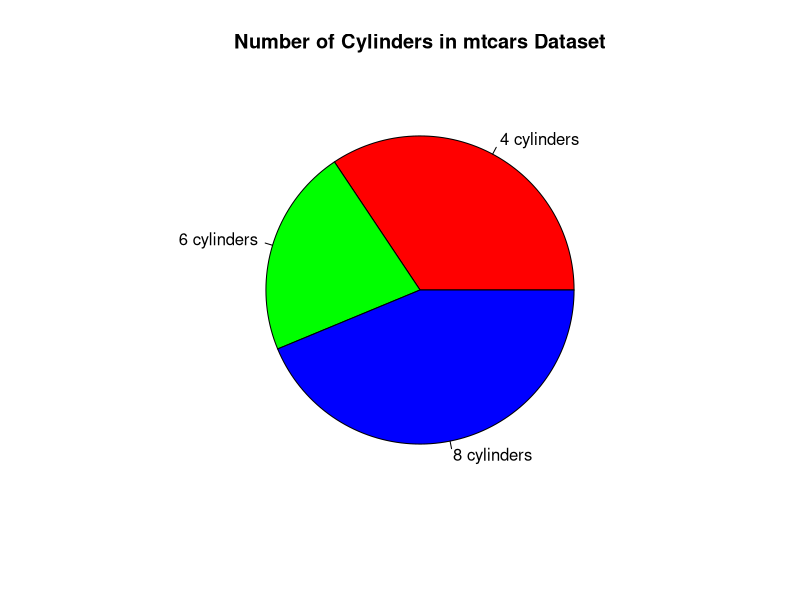
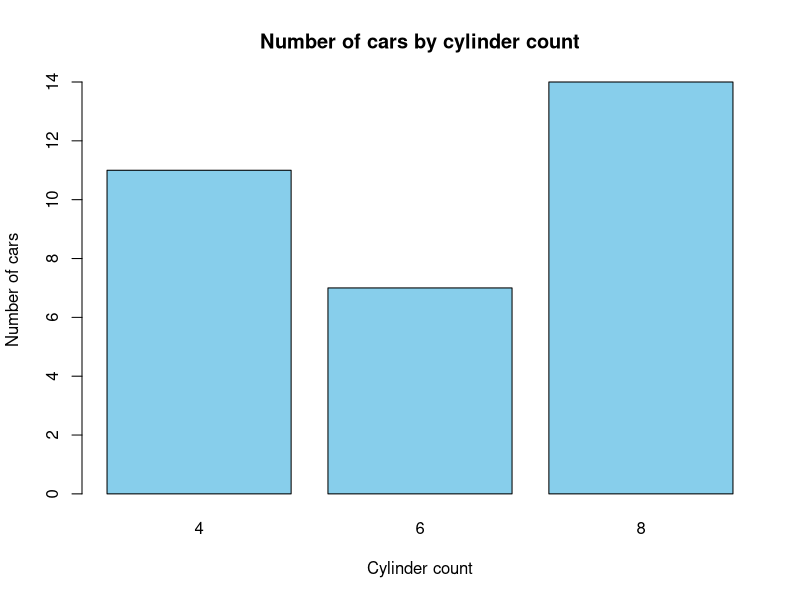
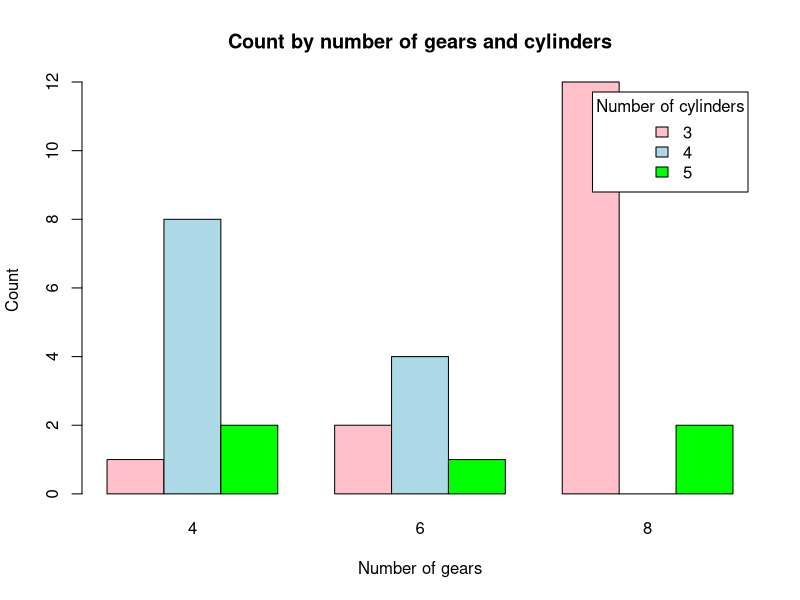
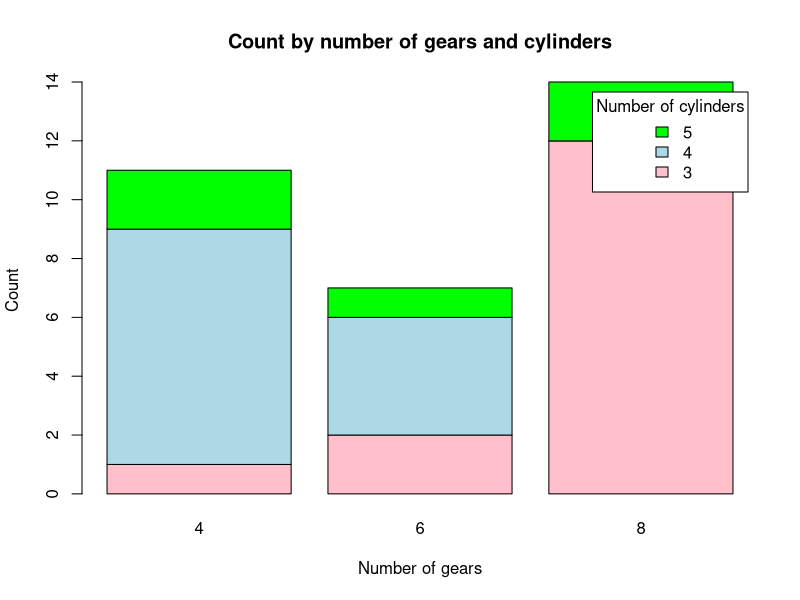
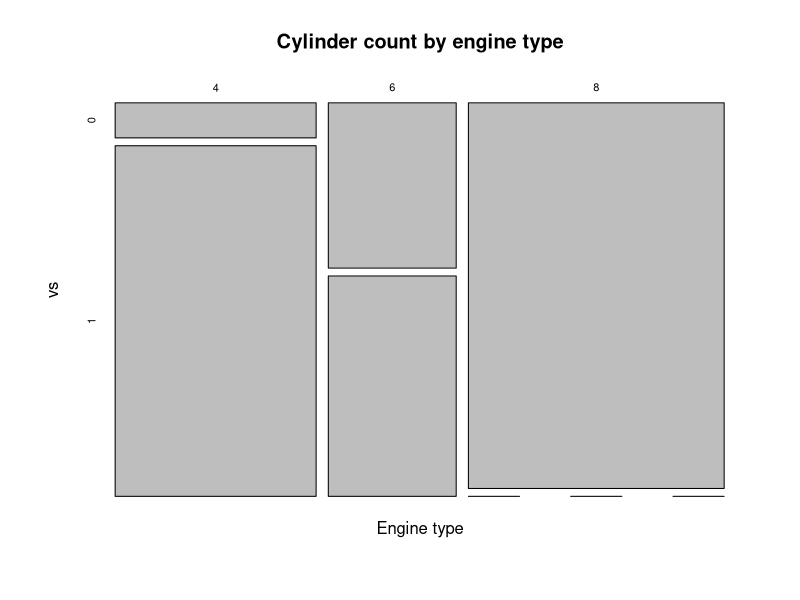
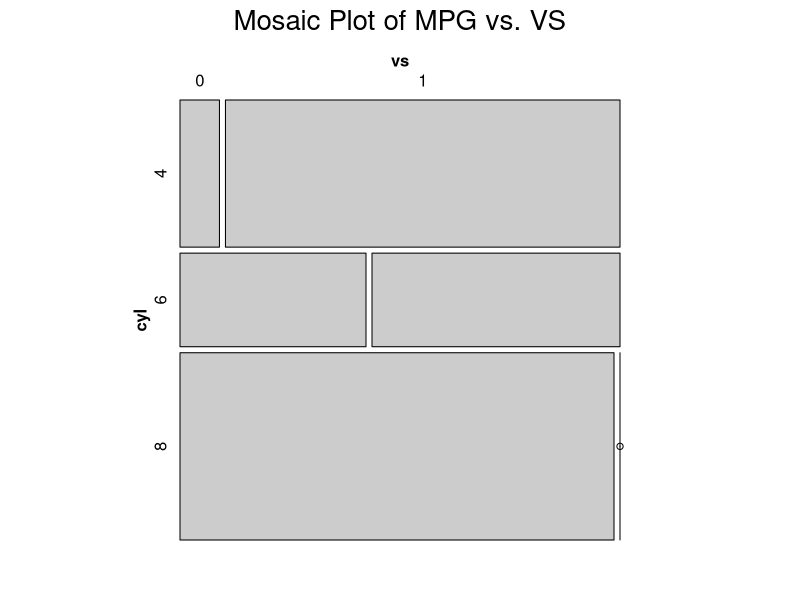
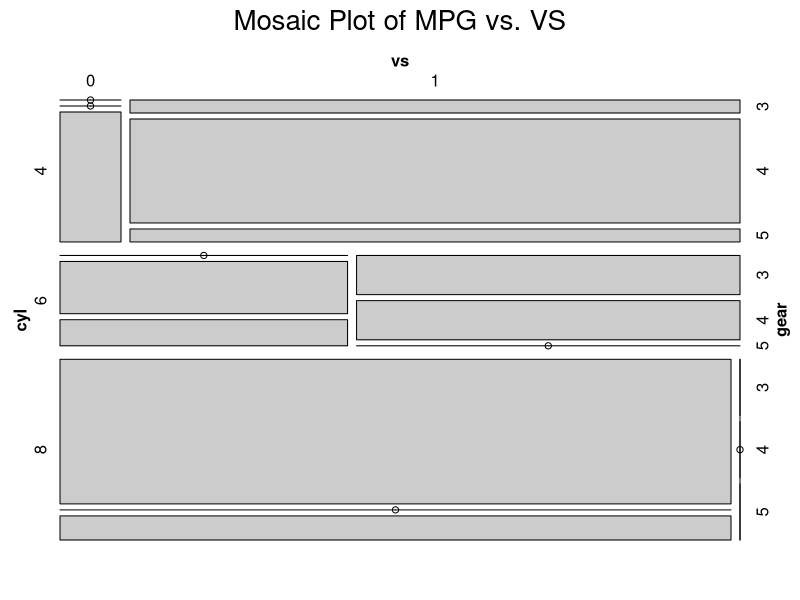

The R script that drew these images, in order:
## ---- chunk 1
data(mtcars)
attach(mtcars)
t0 = table(cyl)
t0
## ---- chunk 2
summary(cyl)
## ---- chunk 3
t1 = table(am, cyl)
t1
## ---- chunk 4
t1 =xtabs(~ cyl + gear
          , data = mtcars)
t1
## ---- chunk 5
t2 = ftable(gear ~ cyl
            , data = mtcars)
t2
## ---- chunk 6
p0 = prop.table(table(cyl))
p0
## ---- chunk 7
t1 = table(am, cyl)
p1 = prop.table(t1)
p1
## ---- chunk 8
r1 = round(p0*100,2)
r1
r2 = round(p1*100,2)
r2
## ---- chunk 9
r2 = round(p1*100,2)
m1 = addmargins(r2)
m1
## ---- chunk 10
table(cyl
      , gear
      , am)

## ---- chunk 11
xtabs(~ cyl + gear + am
      , data = mtcars)


## ---- chunk 12
ftable(gear + cyl ~ am
       , data = mtcars)

## ---- chunk 13
ftable(am + cyl ~ gear + vs
       , data = mtcars)
## ---- chunk 14
# Count the number of cars with each number of cylinders
cyl_counts <- table(mtcars$cyl)

# Create a pie chart
pie(cyl_counts, main = "Number of Cylinders in mtcars Dataset", 
    labels = c("4 cylinders", "6 cylinders", "8 cylinders"), 
    col = c("red", "green", "blue"))

## ---- chunk 15
# Load the mtcars dataset
data(mtcars)

# Create a table of the counts of cars by number of cylinders
cyl_table <- table(mtcars$cyl)

# Create a barplot of the table
barplot(cyl_table, 
        main = "Number of cars by cylinder count",
        xlab = "Cylinder count",
        ylab = "Number of cars",
        col = "skyblue")
## ---- chunk 16
# Load the mtcars dataset
data(mtcars)

# Create a matrix with count by number of gears and number of cylinders
counts <- table(mtcars$gear, mtcars$cyl)

# Create the bar plot
barplot(counts, beside = TRUE, col = c("pink", "lightblue", "green"), 
        xlab = "Number of gears", ylab = "Count", 
        main = "Count by number of gears and cylinders", 
        legend.text = rownames(counts), args.legend = list(title = "Number of cylinders"))


## ---- chunk 17
# Load the mtcars dataset
data(mtcars)

# Create a matrix with count by number of gears and number of cylinders
counts <- table(mtcars$gear, mtcars$cyl)

# Create the stacked bar plot
barplot(counts, col = c("pink", "lightblue", "green"), 
        xlab = "Number of gears", ylab = "Count", 
        main = "Count by number of gears and cylinders", 
        legend.text = rownames(counts), args.legend = list(title = "Number of cylinders"), 
        beside = FALSE)

## ---- chunk 18
# Load the mtcars dataset
data(mtcars)

# Create a mosaic plot of the data
mosaicplot(table(mtcars$cyl, mtcars$vs), 
           main = "Cylinder count by engine type",
           xlab = "Engine type",
           ylab = "vs")

## ---- chunk 19
# Load the mtcars dataset
data(mtcars)

# Install and load the vcd package (if it's not already installed)
install.packages("vcd")
library(vcd)

# Create a mosaic plot of mpg (miles per gallon) vs. vs (engine shape)
mosaic(~ cyl + vs, data = mtcars, main = "Mosaic Plot of MPG vs. VS")

## ---- chunk 20
# Load the mtcars dataset
data(mtcars)

# Install and load the vcd package (if it's not already installed)
install.packages("vcd")
library(vcd)

# Create a mosaic plot of mpg (miles per gallon) vs. vs (engine shape)
mosaic(~ cyl + vs + gear, data = mtcars, main = "Mosaic Plot of MPG vs. VS")

